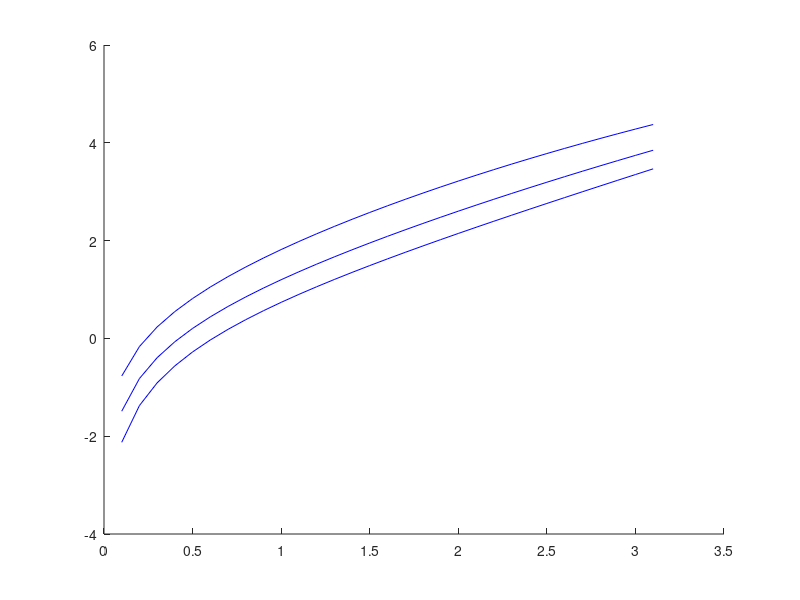

Write the MATLAB code that produced this figure. (Note: this script raises an error after producing the figure.)
fs_label=14;

load('data/data4comparison2.mat');
h=figure
hold on
plot(x_tab2,log(meanTa(:,:)),'b');
%plot(x_tab,log(meanTs(:,:)),'k.','MarkerSize',12);

for i=1:size(meanTs,1)    
    errorbar(x_tab,log(meanTs(i,:)),3*sdevT(i,:)./meanTs(i,:),'k.');
end
set(gca,'XTick',x_tab)

xlabel('x','fontsize',fs_label);
ylabel('log <T>','fontsize',fs_label);
%grid on
axis tight

printpdf(h,'graphics/mfat_comp_x');